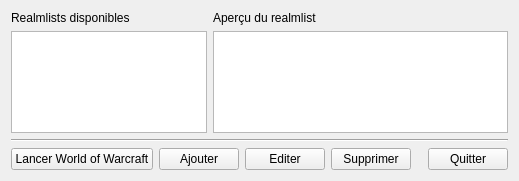
<?xml version="1.0" encoding="UTF-8"?>
<ui version="4.0">
 <class>FenPrincipale</class>
 <widget class="QWidget" name="FenPrincipale">
  <property name="geometry">
   <rect>
    <x>0</x>
    <y>0</y>
    <width>519</width>
    <height>181</height>
   </rect>
  </property>
  <property name="sizePolicy">
   <sizepolicy hsizetype="Preferred" vsizetype="Preferred">
    <horstretch>2</horstretch>
    <verstretch>0</verstretch>
   </sizepolicy>
  </property>
  <property name="windowTitle">
   <string>EasyRealm - Beta</string>
  </property>
  <layout class="QVBoxLayout" name="verticalLayout">
   <item>
    <layout class="QGridLayout" name="gridLayout">
     <item row="0" column="0">
      <widget class="QLabel" name="label">
       <property name="sizePolicy">
        <sizepolicy hsizetype="Preferred" vsizetype="Preferred">
         <horstretch>0</horstretch>
         <verstretch>0</verstretch>
        </sizepolicy>
       </property>
       <property name="text">
        <string>Realmlists disponibles</string>
       </property>
      </widget>
     </item>
     <item row="0" column="1">
      <widget class="QLabel" name="label_2">
       <property name="text">
        <string>Aperçu du realmlist</string>
       </property>
      </widget>
     </item>
     <item row="1" column="0">
      <widget class="QListWidget" name="ui_listeRealmlist">
       <property name="sizePolicy">
        <sizepolicy hsizetype="Expanding" vsizetype="Expanding">
         <horstretch>2</horstretch>
         <verstretch>0</verstretch>
        </sizepolicy>
       </property>
      </widget>
     </item>
     <item row="1" column="1">
      <widget class="QTextEdit" name="ui_contenuRealmlist">
       <property name="sizePolicy">
        <sizepolicy hsizetype="Expanding" vsizetype="Expanding">
         <horstretch>3</horstretch>
         <verstretch>0</verstretch>
        </sizepolicy>
       </property>
       <property name="readOnly">
        <bool>true</bool>
       </property>
       <property name="overwriteMode">
        <bool>false</bool>
       </property>
      </widget>
     </item>
    </layout>
   </item>
   <item>
    <widget class="Line" name="line">
     <property name="orientation">
      <enum>Qt::Horizontal</enum>
     </property>
    </widget>
   </item>
   <item>
    <layout class="QHBoxLayout" name="horizontalLayout">
     <item>
      <widget class="QPushButton" name="ui_btnLancerWoW">
       <property name="text">
        <string>Lancer World of Warcraft</string>
       </property>
      </widget>
     </item>
     <item>
      <widget class="QPushButton" name="ui_btnAjouter">
       <property name="text">
        <string>Ajouter</string>
       </property>
      </widget>
     </item>
     <item>
      <widget class="QPushButton" name="ui_btnEditer">
       <property name="text">
        <string>Editer</string>
       </property>
      </widget>
     </item>
     <item>
      <widget class="QPushButton" name="ui_btnSupprimer">
       <property name="text">
        <string>Supprimer</string>
       </property>
      </widget>
     </item>
     <item>
      <spacer name="horizontalSpacer">
       <property name="orientation">
        <enum>Qt::Horizontal</enum>
       </property>
       <property name="sizeHint" stdset="0">
        <size>
         <width>40</width>
         <height>20</height>
        </size>
       </property>
      </spacer>
     </item>
     <item>
      <widget class="QPushButton" name="ui_btnQuitter">
       <property name="text">
        <string>Quitter</string>
       </property>
      </widget>
     </item>
    </layout>
   </item>
  </layout>
 </widget>
 <layoutdefault spacing="6" margin="11"/>
 <resources/>
 <connections/>
</ui>
